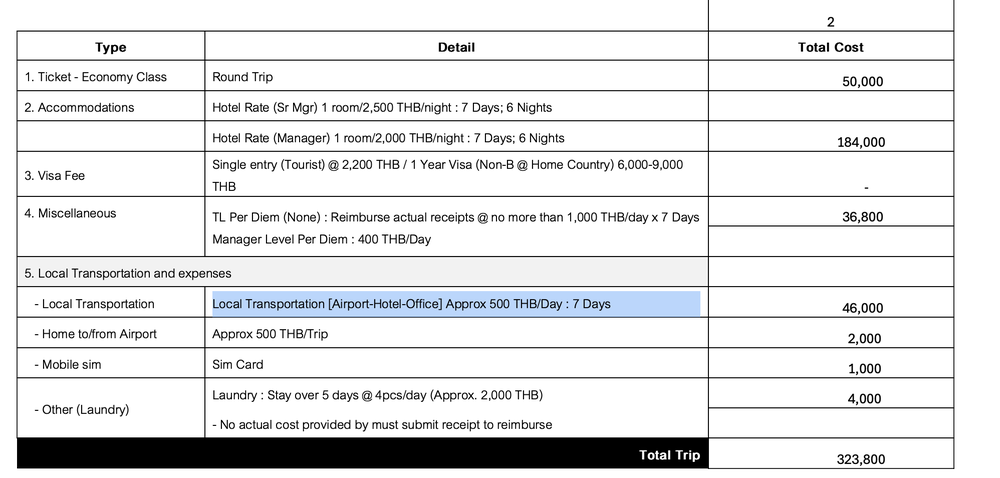
#> input picture ml/GenAI-Pinnacle-Master/Computer Vision using PyTorch/Module 1/cat.png, 1000 x 478 px, shrunk from 1996 x 954 before the run
$ python cnn_mod2.py
#> lines starting #> are read from the running program, lines starting #| are printed output that depends on the picture
import numpy as np

# Human-like: structured 2D array
image_2d = np.array([[0, 255, 0],
                     [255, 0, 255],
                     [0, 255, 0]])

# ANN-like: flattened array
image_flat = image_2d.flatten()
print("Human perception (2D):", image_2d)
print("ANN perception (1D):", image_flat)

import  cv2
# Load an image in grayscale
image = cv2.imread('cat.png', 0)
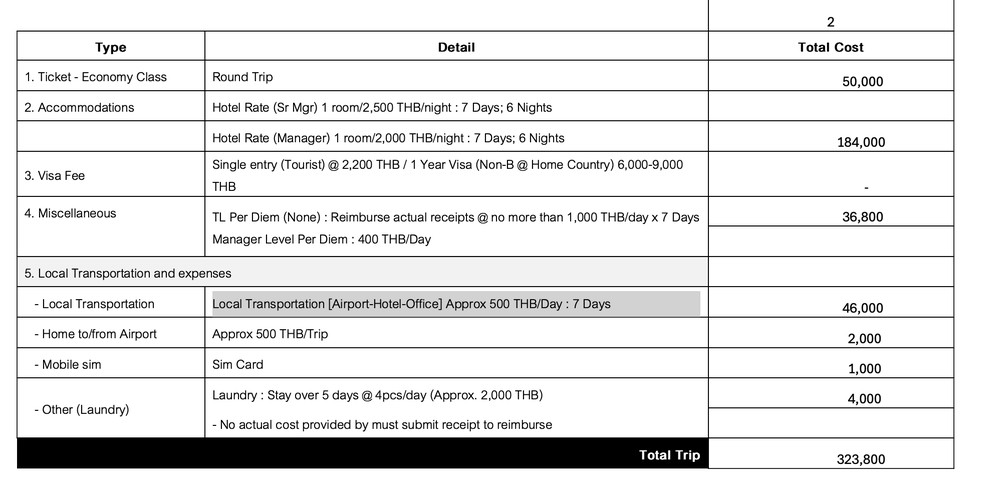
#> image: shape (478, 1000); min 0, max 255, mean 227.8

# Apply edge detection
edges = cv2.Canny(image, 100, 200)
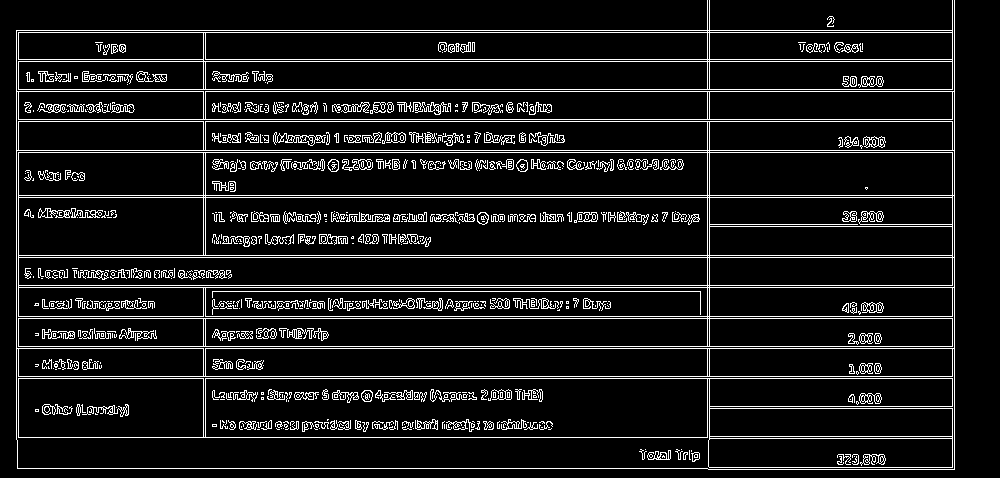
#> edges: shape (478, 1000); 9.6% white in thin lines or dots

cv2.imshow('Edges', edges)
cv2.waitKey(0)
cv2.destroyAllWindows()
